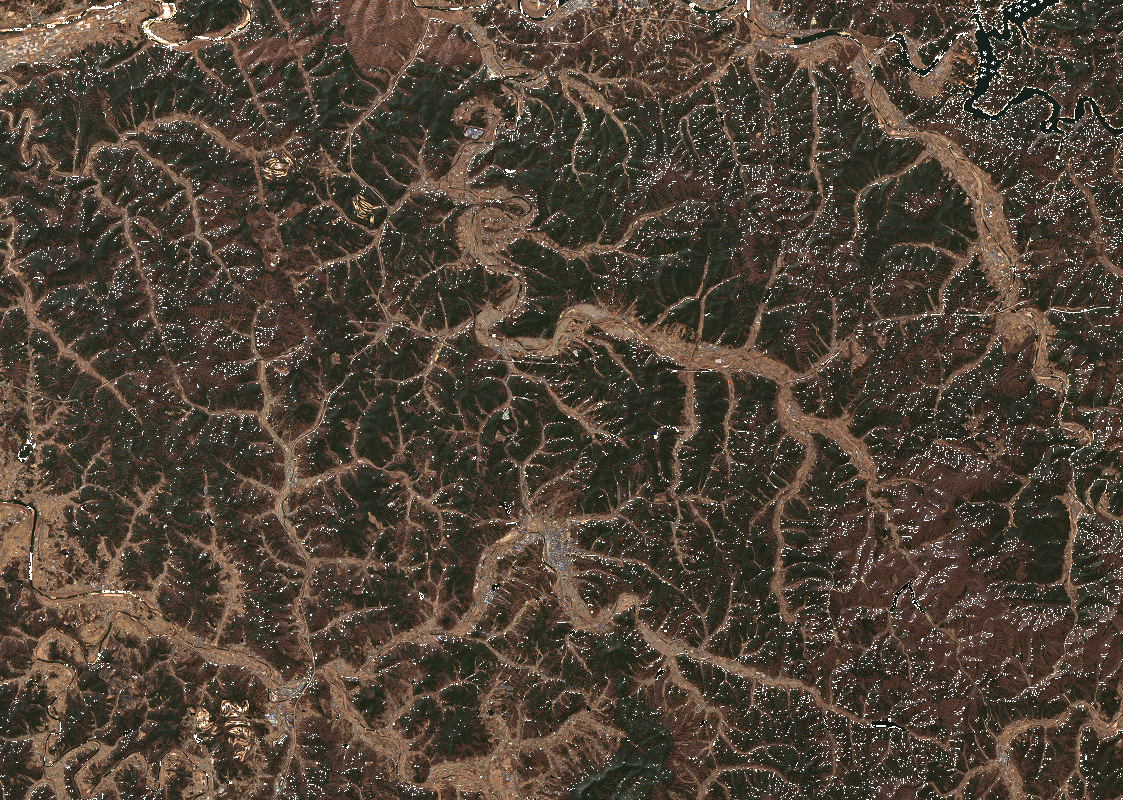
#> input picture app/cache/results/fire-uiseong-2025/pre.png, 1123 x 800 px
$ python fig_schematics_v2.py
#> lines starting #> are read from the running program, lines starting #| are printed output that depends on the picture
# -*- coding: utf-8 -*-
"""기획안 모식도 v2 — mechanical-pen-figures §7·§8 학술 모식도 문법(가로 6.8 in, 글자 9.0/8.0/7.2 pt, 직각 꺾은선, 형광펜 1~2곳).

fig_story.png    : 2025 영남 산불 → 복구·복원 → 이행점검의 연대기와 '기록되는 것 / 기록되지 않는 것', 적응 예산 대 성과검증 예산
fig_service.png  : 적응 영수증 서비스 구성도(입력 → 검증 엔진 → 산출물), 실제 위성 썸네일과 실제 영수증 화면
fig_did.png      : (a) 이중차분 설계 개념, (b) 가양8단지 재배분 순위(지붕 100 m²당 세대수)
fig_calendar.png : 법정 적응 거버넌스 달력(재채색)
fig_ui_crop.png  : 시제품 화면 상단(지도와 영수증) 잘라내기
저장 전 글자 겹침 전수 검사(0건)와 글자 상자가 도형 밖으로 나가지 않았는지 검사(0건)를 통과해야 한다.
"""
import json, math
from pathlib import Path

import matplotlib
matplotlib.use("Agg")
import matplotlib.pyplot as plt
import numpy as np
from matplotlib import patches
from matplotlib.transforms import Affine2D, Bbox
from PIL import Image

ROOT = Path(__file__).resolve().parents[1]; OUT = ROOT / "figures"; RES = ROOT / "app/cache/results"
plt.rcParams.update({"font.family": ["Arial", "Malgun Gothic"], "axes.unicode_minus": False})
W = 6.8; T_HEAD, T_BODY, T_SMALL = 9.0, 8.0, 7.2
INK, GREY_D, GREY_F, GREY_H = "#1F1F1F", "#404040", "#F2F2F2", "#D9D9D9"
NAVY, RED, BLUE, HL = "#1F3864", "#C00000", "#2F5597", "#FFE45C"
PASTEL = ["#DCE6F2", "#E2EFD9", "#FFF2CC", "#FBE5D6", "#E4DFEC", "#DDEBF7"]
POINT = {"navy": "#1F3A5F", "crimson": "#B4232C", "ochre": "#B8860B", "teal": "#1E7F86", "plum": "#6B4C8A", "grey": "#8C8C8C"}

# 공용 그리기(람다, def 금지 피드백). boxes_log에 (글자, 상자) 쌍을 기록해 글자가 상자 밖으로 나갔는지 검사한다
boxes_log = []
canvas = lambda h_in: (lambda fig: (fig, fig.add_axes([0, 0, 1, 1]), 100 * h_in / W))(plt.figure(figsize=(W, h_in)))
sub_axes = lambda fig, H, x, y, w, h: fig.add_axes([x / 100, y / H, w / 100, h / H])
frame = lambda bg, x, y, w, h, title, ec="#7F7F7F", fc=GREY_F: (bg.add_patch(patches.FancyBboxPatch((x, y), w, h, boxstyle="round,pad=0,rounding_size=1.2", fc=fc, ec=ec, lw=0.8, zorder=0)), bg.text(x + 1.2, y + h - 0.9, title, fontsize=T_HEAD, fontweight="bold", style="italic", color=INK, va="top") if title else None)
proc = lambda bg, x, y, w, h, text, fs=T_BODY, fc="white", ec=GREY_D, tc=INK, weight="normal": (bg.add_patch(patches.Rectangle((x, y), w, h, fc=fc, ec=ec, lw=0.7, zorder=2)), boxes_log.append((bg.text(x + w / 2, y + h / 2, text, fontsize=fs, ha="center", va="center", color=tc, fontweight=weight, linespacing=1.3, zorder=3), (x, y, w, h))))
header = lambda bg, x, y, w, h, text: (bg.add_patch(patches.Rectangle((x, y), w, h, fc=GREY_H, ec=GREY_D, lw=0.7, zorder=2)), bg.text(x + w / 2, y + h / 2, text, fontsize=T_HEAD, fontweight="bold", ha="center", va="center", color=INK, zorder=3))
hl = lambda bg, x, y, text, fs=T_BODY, ha="left": bg.text(x, y, text, fontsize=fs, fontweight="bold", color=INK, ha=ha, va="center", zorder=6, linespacing=1.3, bbox=dict(boxstyle="square,pad=0.18", fc=HL, ec="none"))
para = lambda bg, x, y, w, h, s, fc, ec=GREY_D, z=2: bg.add_patch(patches.Polygon([(x, y), (x + w, y), (x + w + s, y + h), (x + s, y + h)], closed=True, fc=fc, ec=ec, lw=0.6, zorder=z))
line = lambda bg, pts, color=INK, lw=0.9, arrow=True: (bg.plot([p[0] for p in pts[:-1]], [p[1] for p in pts[:-1]], color=color, lw=lw, solid_capstyle="butt", zorder=4), bg.annotate("", xy=pts[-1], xytext=pts[-2], arrowprops=dict(arrowstyle="-|>,head_length=0.45,head_width=0.22", color=color, lw=lw, shrinkA=0, shrinkB=0), zorder=4)) if arrow else bg.plot([p[0] for p in pts], [p[1] for p in pts], color=color, lw=lw, zorder=4)

report = []
texts_of = lambda fig: [t for ax in fig.axes for t in list(ax.texts) + [ax.title] + (list(ax.get_legend().get_texts()) if ax.get_legend() is not None else []) if t.get_visible() and t.get_text().strip()]
bbx = lambda t, r: t.get_window_extent(renderer=r).shrunk(0.94, 0.80)
overlaps = lambda fig, r: (lambda L: [(a.get_text().replace("\n", " ")[:24], b.get_text().replace("\n", " ")[:24]) for i, a in enumerate(L) for b in L[i + 1:] if bbx(a, r).overlaps(bbx(b, r))])(texts_of(fig))
boxpx = lambda bg, x, y, w, h: Bbox.from_extents(*bg.transData.transform((x, y)), *bg.transData.transform((x + w, y + h)))
outside = lambda fig, bg, r: [t.get_text().replace("\n", " ")[:24] for t, (x, y, w, h) in boxes_log if t.figure is fig and not (boxpx(bg, x, y, w, h).contains(*t.get_window_extent(renderer=r).min) and boxpx(bg, x, y, w, h).contains(*t.get_window_extent(renderer=r).max))]
check = lambda fig, bg, stem: (fig.canvas.draw(), report.append((stem, "겹침", overlaps(fig, fig.canvas.get_renderer()))), report.append((stem, "상자밖", outside(fig, bg, fig.canvas.get_renderer()))))
save = lambda fig, bg, stem: (check(fig, bg, stem), fig.savefig(OUT / f"{stem}.png", dpi=280, bbox_inches="tight", pad_inches=0.04, facecolor="white"), plt.close(fig))

# ===================== 1. 사건 연대기와 기록의 공백 =====================
fig, bg, H = canvas(1.95); bg.set_xlim(0, 100); bg.set_ylim(0, H); bg.axis("off")
bg.text(1, H - 1.0, "(a)", fontsize=T_HEAD, fontweight="bold", va="top")
bg.text(4.5, H - 1.0, "2025년 영남 산불 이후 기록된 것과 기록되지 않은 것", fontsize=T_HEAD, fontweight="bold", va="top")
yl = H - 7.6; xs_ev = [4, 27, 50, 73, 96]
bg.plot([xs_ev[0], xs_ev[-1]], [yl, yl], color=INK, lw=1.2, zorder=3)
events = [("2025.03.22", "의성 발화\n03.28 주불 진화"), ("2025.05.02", "복구계획 확정\n1조 8,809억 원"), ("2025.10", "국정감사\n복구 실적 1 ha"), ("2026.04", "복원 기본계획\n계획복원 15%, 자연복원 85%"), ("2027.04.30", "이행점검 보고서\n제출 기한")]
for x, (d, t) in zip(xs_ev, events):
    bg.plot([x], [yl], marker="o", ms=5, color=INK, zorder=5)
    bg.text(x, yl + 1.2, d, fontsize=T_SMALL, ha="center", va="bottom", color=GREY_D)
    bg.text(x, yl - 1.4, t, fontsize=T_SMALL, ha="center", va="top", color=INK, linespacing=1.25)
# 왼쪽: 기록 여부 틀(제목은 틀 안 형광펜)
fx, fy, fw, fh = 2, 1.0, 52, 12.2
frame(bg, fx, fy, fw, fh, "")
hl(bg, fx + 1.6, fy + fh - 1.9, "효과 영수증의 공백", fs=T_SMALL)
bg.text(fx + 1.6, fy + 7.2, "기록되는 것", fontsize=T_BODY, fontweight="bold", va="center", color=INK)
bg.text(fx + 16, fy + 7.2, "집행액, 복구 면적, 사업 건수 (집행 증빙)", fontsize=T_BODY, va="center", color=INK)
bg.text(fx + 1.6, fy + 3.0, "기록되지 않는 것", fontsize=T_BODY, fontweight="bold", va="center", color=RED)
bg.text(fx + 16, fy + 3.0, "피해지가 실제로 회복되었는지,\n예산이 취약한 곳에 닿았는지", fontsize=T_BODY, va="center", color=RED, linespacing=1.3)
# 오른쪽: 예산 가로 막대
ax = sub_axes(fig, H, 76, 1.0, 22, 10.0)
items = [("기후대응기금 적응", 1654), ("특별교부세 폭염", 607.5), ("서울시 폭염 대책", 359.4), ("환경부 취약계층", 100), ("성과 검증 전용", 0)]
ys = np.arange(len(items))[::-1]
ax.barh(ys, [v for _, v in items], color=[POINT["navy"]] * 4 + [RED], height=0.6, edgecolor="none")
for yv, (k, v) in zip(ys, items):
    ax.text((v if v else 0) + 40, yv, ("0" if v == 0 else f"{v:,.0f}"), va="center", fontsize=T_SMALL, color=(RED if v == 0 else INK), fontweight=("bold" if v == 0 else "normal"))
ax.set_yticks(ys); ax.set_yticklabels([k for k, _ in items], fontsize=T_SMALL); ax.set_xlim(0, 2400); ax.set_xticks([])
for s_ in ("top", "right", "bottom"):
    ax.spines[s_].set_visible(False)
ax.tick_params(axis="y", length=0)
bg.text(60, fy + fh - 0.2, "(b)", fontsize=T_HEAD, fontweight="bold", va="top"); bg.text(63.5, fy + fh - 0.2, "집행 예산과 성과 검증 예산(억 원, 2025~2026)", fontsize=T_HEAD, fontweight="bold", va="top")
save(fig, bg, "fig_story")

# ===================== 2. 서비스 구성도(가로형) =====================
fig, bg, H = canvas(2.55); bg.set_xlim(0, 100); bg.set_ylim(0, H); bg.axis("off")
header(bg, 1, H - 4.0, 18, 3.4, "입력 자료"); header(bg, 22, H - 4.0, 53, 3.4, "검증 엔진"); header(bg, 78, H - 4.0, 21, 3.4, "산출물")
# 입력 3종(세로 스택)
ty = H - 11.2
para(bg, 1.5, ty, 15, 5.6, 1.6, PASTEL[2]); boxes_log.append((bg.text(1.5 + 8.3, ty + 2.8, "사업 대장\n위치, 기간, 예산", fontsize=T_SMALL, ha="center", va="center", linespacing=1.3, zorder=3), (1.5, ty, 16.6, 5.6)))
# 위성 썸네일: 기울임과 겹침 상자 없이, 상자 비율(16.6×7.0)에 맞춰 가운데를 잘라 넣고 가는 테두리만 두른다
sx, sy, sw, sh = 1.5, ty - 10.4, 16.6, 7.0
im0 = Image.open(RES / "fire-uiseong-2025/pre.png").convert("RGB"); g = np.asarray(im0.convert("L"))
#> further down, im0 is the input picture: PIL image 1123x800 RGB; mean R, G, B 80.8, 68.7, 55.8
#> after `g = np.asarray(im0.convert('L'))`:
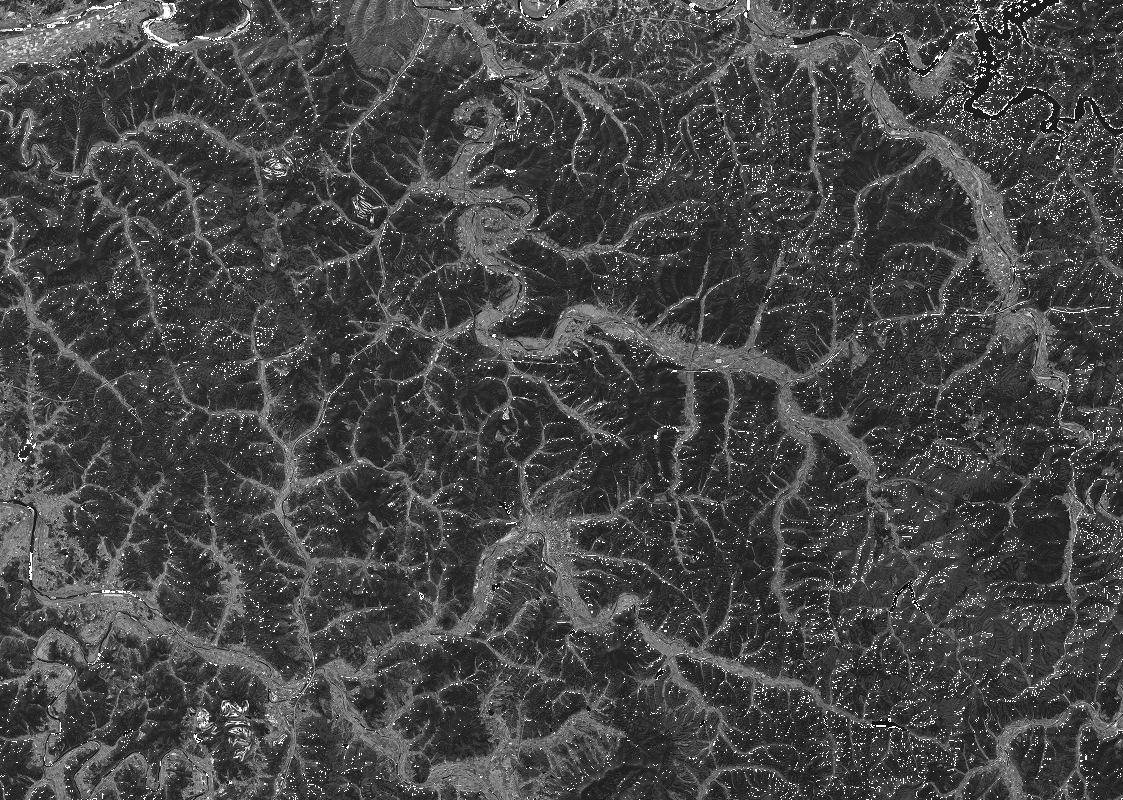
#> g: shape (800, 1123); min 0, max 255, mean 70.8
cols = np.where(g.mean(axis=0) > 12)[0]; rows_ = np.where(g.mean(axis=1) > 12)[0]            # 무자료(검은 띠) 제외한 유효 범위
#> after `cols = np.where(g.mean(axis=0) > 12)[0]`: cols = 1123 values from 0 to 1122
#> after `rows_ = np.where(g.mean(axis=1) > 12)[0]`: rows_ = 800 values from 0 to 799
im = im0.crop((int(cols[0]) + 4, int(rows_[0]) + 4, int(cols[-1]) - 4, int(rows_[-1]) - 4)); iw, ih = im.size; target = sw / sh
#> after `iw, ih = im.size`: iw = 1114; ih = 791
cw, ch = (int(ih * target), ih) if iw / ih > target else (iw, int(iw / target))   # 넓으면 폭을, 좁으면 높이를 잘라 비율을 맞춘다
#> cw = 1114; ch = 469
im = im.crop(((iw - cw) // 2, (ih - ch) // 2, (iw - cw) // 2 + cw, (ih - ch) // 2 + ch)); im.thumbnail((900, 400)); arr = np.asarray(im)
#> after `im = im.crop(((iw - cw) // 2, (ih - ch) // 2, (iw - cw) // 2 + cw, (ih`:
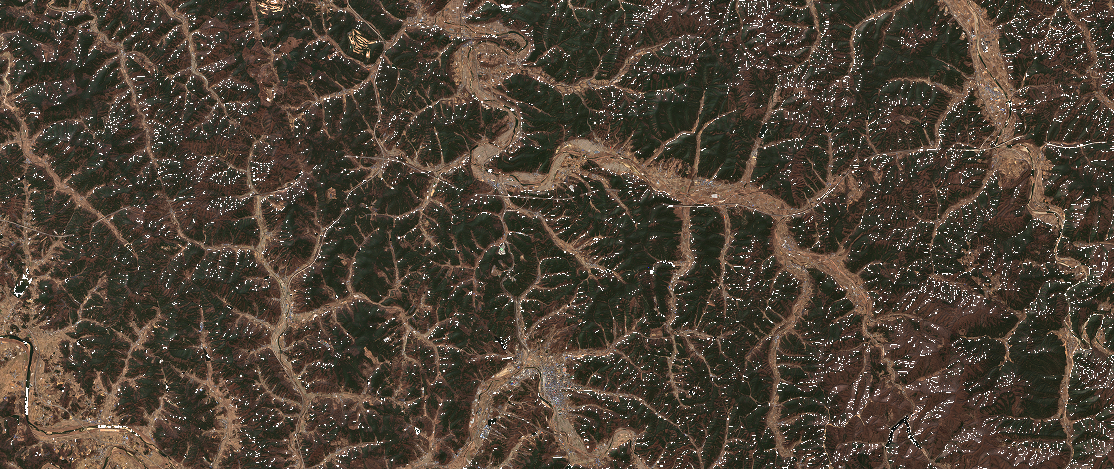
#> im: PIL image 1114x469 RGB; mean R, G, B 77.7, 66.4, 53.8
bg.imshow(arr, extent=(sx, sx + sw, sy, sy + sh), zorder=2, interpolation="antialiased", aspect="auto")
bg.add_patch(patches.Rectangle((sx, sy), sw, sh, fc="none", ec=GREY_D, lw=0.7, zorder=3))
bg.text(sx + sw / 2, sy - 1.0, "위성 아카이브\nSentinel-1/2, Landsat", fontsize=T_SMALL, ha="center", va="top", linespacing=1.25, color=GREY_D)
py = sy - 10.2
para(bg, 1.5, py, 15, 5.6, 1.6, PASTEL[1]); boxes_log.append((bg.text(1.5 + 8.3, py + 2.8, "수혜 대상 속성\n건축물대장, SGIS", fontsize=T_SMALL, ha="center", va="center", linespacing=1.3, zorder=3), (1.5, py, 16.6, 5.6)))
for yy in (ty + 2.8, sy + sh / 2, py + 2.8):
    bg.plot([18.2, 20.2], [yy, yy], color=INK, lw=0.9, zorder=4)
bg.plot([20.2, 20.2], [py + 2.8, ty + 2.8], color=INK, lw=0.9, zorder=4)
line(bg, [(20.2, sy + sh / 2), (22, sy + sh / 2)])
# 엔진 틀: 2×2 단계 + 남색 조립 블록
bw, bh, gx, gy = 24.5, 6.2, 1.6, 1.6
x1, x2 = 23.5, 23.5 + bw + gx
r1, r2 = H - 5.2 - gy - bh, H - 5.2 - 2 * gy - 2 * bh
frame(bg, 22, r2 - gy - 5.4 - 1.4, 53, (H - 4.6) - (r2 - gy - 5.4 - 1.4), "")
proc(bg, x1, r1, bw, bh, "1. 위성 지표 산출\n식생지수, 지표면온도, 침수 범위", fs=T_SMALL)
proc(bg, x2, r1, bw, bh, "2. 기준선과 대조구 설정\n같은 궤도, 같은 계절, 인접 구역", fs=T_SMALL)
# 아래 줄은 오른쪽(3) → 왼쪽(4) 순서로 두어 화살표 흐름 1→2→3→4→조립과 번호가 일치하게 한다
bg.add_patch(patches.Rectangle((x2, r2), bw, bh, fc="white", ec=GREY_D, lw=0.7, zorder=2))
hl(bg, x2 + bw / 2, r2 + bh / 2, "3. 이중차분과 오차 범위\n알아볼 수 있는 최소 변화", fs=T_SMALL, ha="center")
proc(bg, x1, r2, bw, bh, "4. 형평성 감사\n노후도, 고령 비율, 집행 순위", fs=T_SMALL)
ny = r2 - gy - 5.4
proc(bg, x1, ny, 2 * bw + gx, 5.4, "성과 카드 조립\n출처 배지(실측, 계산, 규칙, 가정), 판정(효과 확인, 효과 미확인, 측정 불가)", fs=T_SMALL, fc=NAVY, ec=NAVY, tc="white", weight="bold")
line(bg, [(x1 + bw, r1 + bh / 2), (x2, r1 + bh / 2)])
line(bg, [(x2 + bw / 2, r1), (x2 + bw / 2, r2 + bh)])
line(bg, [(x2, r2 + bh / 2), (x1 + bw, r2 + bh / 2)])
line(bg, [(x1 + bw / 2, r2), (x1 + bw / 2, ny + 5.4)])
# 산출물
ox, ow = 79, 19
ry, rh = H - 22.6, 18.0
bg.add_patch(patches.FancyBboxPatch((ox, ry), ow, rh, boxstyle="round,pad=0,rounding_size=1.0", fc="white", ec=INK, lw=1.8, zorder=2))
ui = Image.open(OUT / "shots/ui_fire.png").convert("RGB").crop((895, 75, 1470, 890)); ui.thumbnail((520, 740))
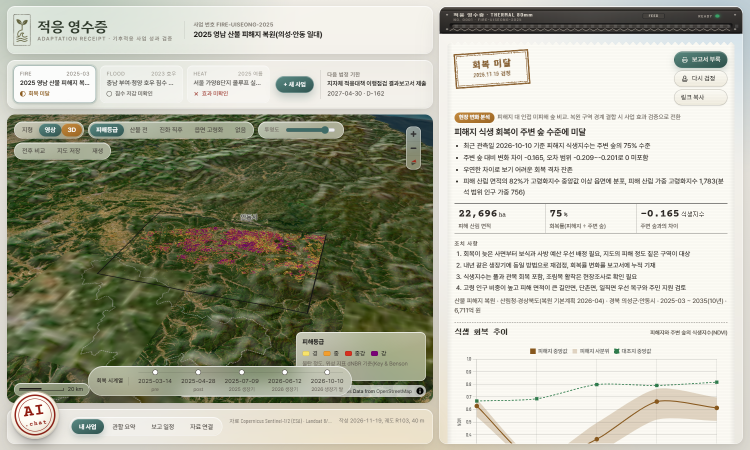
#> input picture figures/shots/ui_fire.png, 1500 x 900 px (shown at 1/2 size)
#> after `ui.thumbnail((520, 740))`:
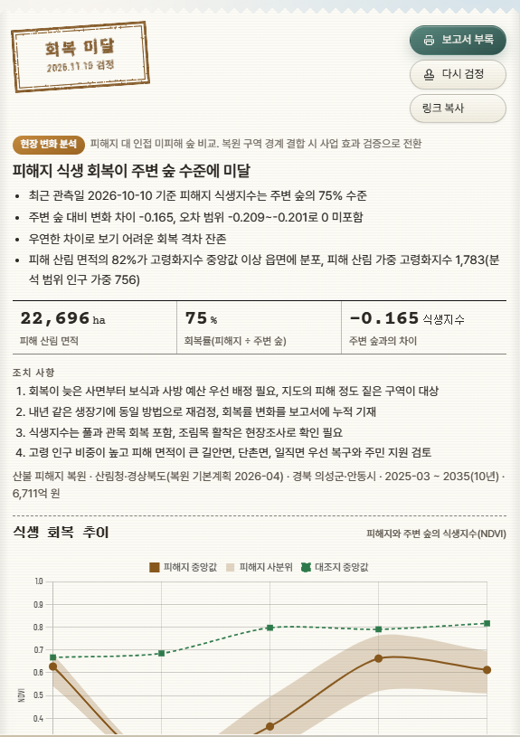
#> ui: PIL image 520x737 RGB; mean R, G, B 236.8, 235.2, 228.1
#> `save = lambda fig, bg, stem: (check(fig, bg, stem), fig.savefig(OUT / ..`:
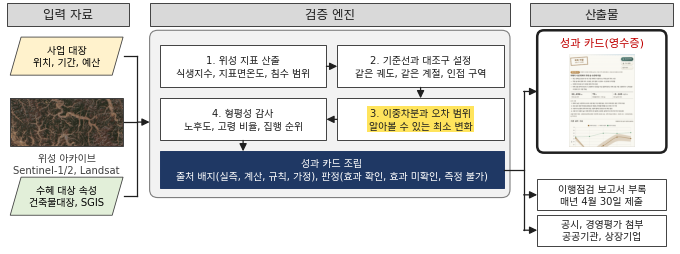
#> figure drawn by matplotlib, 2 panels
axr = sub_axes(fig, H, ox + 1.0, ry + 0.9, ow - 2.0, rh - 4.4); axr.imshow(np.asarray(ui), interpolation="antialiased"); axr.axis("off")
bg.text(ox + ow / 2, ry + rh - 1.8, "성과 카드(영수증)", fontsize=T_BODY, fontweight="bold", color=RED, ha="center", va="center", zorder=5)
proc(bg, ox, 6.4, ow, 4.6, "이행점검 보고서 부록\n매년 4월 30일 제출", fs=T_SMALL)
proc(bg, ox, 1.2, ow, 4.6, "공시, 경영평가 첨부\n공공기관, 상장기업", fs=T_SMALL)
nc = ny + 2.7
bg.plot([x1 + 2 * bw + gx, 77], [nc, nc], color=INK, lw=0.9, zorder=4)
bg.plot([77, 77], [3.5, ry + rh / 2], color=INK, lw=0.9, zorder=4)
line(bg, [(77, ry + rh / 2), (ox, ry + rh / 2)]); line(bg, [(77, 8.7), (ox, 8.7)]); line(bg, [(77, 3.5), (ox, 3.5)])
save(fig, bg, "fig_service")

# ===================== 3. 이중차분 개념 + 재배분 순위 =====================
fig = plt.figure(figsize=(W, 2.55)); bg = fig.add_axes([0, 0, 1, 1]); bg.axis("off")
a1 = fig.add_axes([0.08, 0.19, 0.38, 0.66]); a2 = fig.add_axes([0.60, 0.19, 0.38, 0.66])
a1.plot([0, 1], [1.00, 0.72], color=POINT["crimson"], lw=2.0, marker="o", ms=5, label="처리구(사업 시행)")
a1.plot([0, 1], [1.00, 0.92], color=POINT["teal"], lw=2.0, marker="s", ms=5, ls="--", label="대조구(인접 미시행)")
a1.plot([1, 1], [0.72, 0.92], color=INK, lw=0.9); a1.plot([0.985, 1.015], [0.72, 0.72], color=INK, lw=0.9); a1.plot([0.985, 1.015], [0.92, 0.92], color=INK, lw=0.9)
a1.text(1.04, 0.82, "효과\n= 차이의 차이", fontsize=T_SMALL, va="center", color=INK, linespacing=1.25)
a1.text(0.5, 1.03, "계절, 기상, 전체 추세는 두 구역이 함께 겪음", fontsize=T_SMALL, ha="center", color=GREY_D)
a1.set_xlim(-0.12, 1.42); a1.set_ylim(0.6, 1.12); a1.set_xticks([0, 1]); a1.set_xticklabels(["사업 전", "사업 후"], fontsize=T_BODY); a1.set_yticks([])
a1.set_ylabel("위성 지표(온도, 식생, 침수)", fontsize=T_SMALL)
a1.legend(loc="lower left", frameon=False, fontsize=T_SMALL)
for s_ in ("top", "right"):
    a1.spines[s_].set_visible(False)
a1.text(-0.12, 1.20, "(a)", fontsize=T_HEAD, fontweight="bold", va="top"); a1.text(-0.02, 1.20, "처리구 대 대조구의 사업 전후 비교", fontsize=T_HEAD, fontweight="bold", va="top")
rows = [("809동", 11.42, "후보"), ("807동", 9.82, "후보"), ("808동", 8.57, "후보"), ("802동", 7.00, "후보"), ("805동", 6.55, "후보"), ("801동", 5.36, "시공"), ("803동", 5.03, "대조"), ("804동", 4.65, "시공"), ("806동", 4.65, "후보")]
col = {"후보": POINT["navy"], "시공": POINT["crimson"], "대조": POINT["grey"]}
a2.barh(range(len(rows))[::-1], [r[1] for r in rows], color=[col[r[2]] for r in rows], height=0.62, edgecolor="none")
a2.set_yticks(range(len(rows))[::-1]); a2.set_yticklabels([r[0] for r in rows], fontsize=T_SMALL)
for i, r in enumerate(rows):
    a2.text(r[1] + 0.15, len(rows) - 1 - i, f"{r[1]:.1f}", va="center", fontsize=T_SMALL, color=INK)
a2.set_xlim(0, 14); a2.set_xlabel("지붕 100 m²당 세대수", fontsize=T_SMALL); a2.tick_params(axis="x", labelsize=T_SMALL)
for s_ in ("top", "right"):
    a2.spines[s_].set_visible(False)
#> `save = lambda fig, bg, stem: (check(fig, bg, stem), fig.savefig(OUT / ..`:
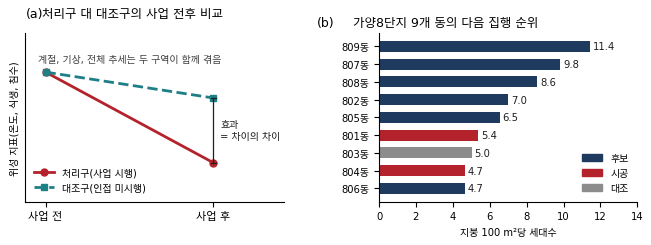
#> figure drawn by matplotlib, 2 panels
h_ = [patches.Patch(color=col[k], label=k) for k in ("후보", "시공", "대조")]
a2.legend(handles=h_, loc="lower right", frameon=False, fontsize=T_SMALL)
a2.text(-0.24, 1.10, "(b)", fontsize=T_HEAD, fontweight="bold", va="top", transform=a2.transAxes); a2.text(-0.10, 1.10, "가양8단지 9개 동의 다음 집행 순위", fontsize=T_HEAD, fontweight="bold", va="top", transform=a2.transAxes)
save(fig, bg, "fig_did")

# ===================== 4. 법정 달력(재채색) =====================
fig, ax = plt.subplots(figsize=(W, 2.5)); bg = ax
months = ["1월", "2월", "3월", "4월", "5월", "6월", "7월", "8월", "9월", "10월", "11월", "12월"]
ax.set_xlim(0.5, 12.5); ax.set_ylim(0, 5.3); ax.set_yticks([]); ax.set_xticks(range(1, 13)); ax.set_xticklabels(months, fontsize=T_SMALL)
for s_ in ("top", "right", "left"):
    ax.spines[s_].set_visible(False)
rows = [(4.35, "지자체 적응대책 이행점검(탄소중립기본법 제40조)", [(1, 4.0, POINT["navy"], "결과보고서 작성")], 4.0, "4월 30일 제출"),
        (3.25, "공공기관 적응대책 이행실적(제41조, 2026년 1월 지침)", [(1, 3.5, POINT["navy"], "이행실적 집계")], 3.5, "상반기 제출"),
        (2.15, "지자체 여름철 자연재난 대책(폭염 포함)", [(3, 5.0, POINT["ochre"], "대책 수립")], 5.0, "5월 전 확정"),
        (1.05, "위성 관측 가용 시기", [(5, 10.0, POINT["teal"], "생장기 식생, 호우 침수, 폭염기 지표면온도")], None, None)]
for y, label, bars, due, duetxt in rows:
    ax.text(0.55, y + 0.52, label, fontsize=T_SMALL, color=INK, va="bottom")
    for x0, x1_, c, t in bars:
        ax.barh(y, x1_ - x0, left=x0, height=0.42, color=c, alpha=0.9); ax.text((x0 + x1_) / 2, y, t, ha="center", va="center", fontsize=T_SMALL, color="white", fontweight="bold")
    if due:
        ax.plot([due, due], [y - 0.3, y + 0.3], color=RED, lw=2); ax.text(due + 0.1, y - 0.02, duetxt, fontsize=T_SMALL, color=RED, va="center")
#> `save = lambda fig, bg, stem: (check(fig, bg, stem), fig.savefig(OUT / ..`:
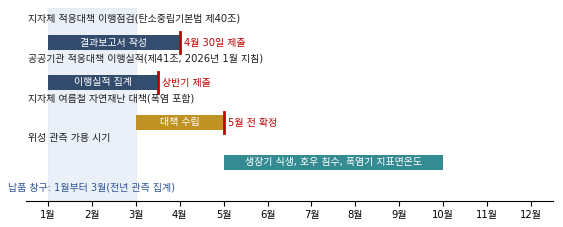
#> figure drawn by matplotlib, 1 panel
ax.axvspan(1, 3.0, color=PASTEL[0], alpha=0.6, zorder=0); ax.text(2.0, 0.28, "납품 창구: 1월부터 3월(전년 관측 집계)", ha="center", fontsize=T_SMALL, color=BLUE, fontweight="bold")
save(fig, bg, "fig_calendar")

# ===================== 5. 시제품 화면 잘라내기(가로 2:1) =====================
#> (the run stopped early here; a loop or call above may not have finished)
